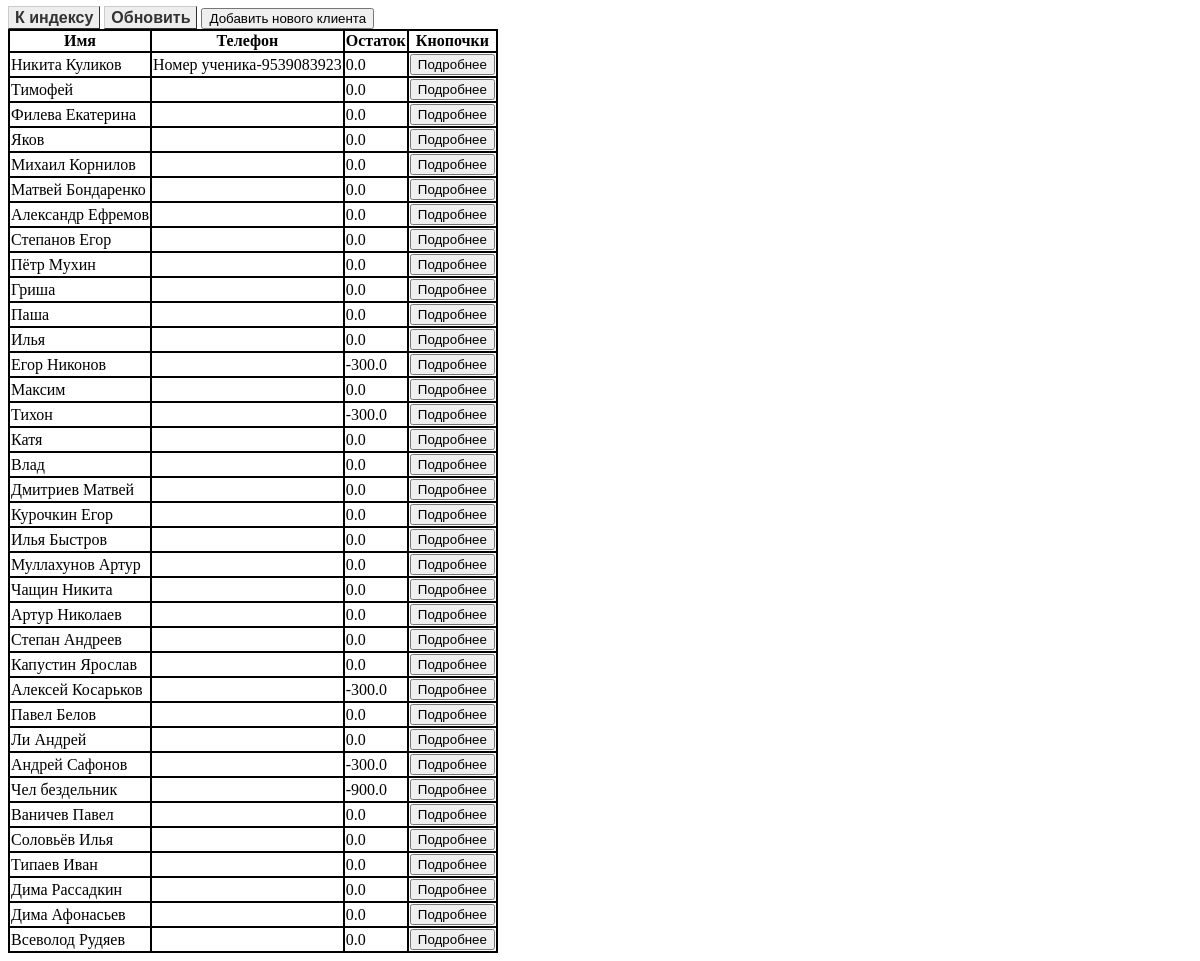
The page /CRM/clientsTab (signed in) on the database its author committed.
### newCRM/CRM/models.py (models this page shows, shortened)
class Client(models.Model):
    name = models.CharField(max_length=200)
    money = models.FloatField(default=0)
    active = models.BooleanField(default=True)

class Phone(models.Model):
    note = models.CharField(max_length=200)
    client = models.ForeignKey(Client,on_delete=models.CASCADE)
    phone = models.BigIntegerField()

### newCRM/CRM/views.py (the view)
# urls.py: path('CRM/clientsTab',views.CRM_clients,name = 'CRM_clients'),
def CRM_clients(request):
    if request.user.is_authenticated:
        user = request.user.username
    else:
        return HttpResponseRedirect(reverse('forbiden', args=()))
    data = [{'id':s.pk,
    'name':s.name,
    'phone':Phone.objects.filter(client = s),
    'money':s.money
    } for s in Client.objects.all()]
    template = loader.get_template('crm/simpleClients.html')
    context = {
        'username' : user,
        'data':data,
    }
    return HttpResponse(template.render(context, request))

### newCRM/CRM/templates/crm/simpleClients.html (shortened to what this page needs)
<!DOCTYPE html>
<html>
<head>
    {% load static %}
    <link rel="stylesheet" type="text/css" href="{% static 'crm/simpleStyle.css' %}">
</head>
<body>
    <a class = "button" href={%url 'index' %}>К индексу</a>
    <a class = "button" href={%url 'refreshClients' %}>Обновить</a>
    <button onclick="document.getElementById('newClient').classList.remove('hidden');">Добавить нового клиента</button>
    <table>
        <tr>
            <th>Имя</th>
            <th>Телефон</th>
            <th>Остаток</th>
            <th>Кнопочки</th>
        </tr>
        {%for student in data%}
        <tr>
            <td>{{student.name}}</td>
            <td>{%for phone in student.phone%}
                {{phone.note}}-{{phone.phone}}<br>
                {%endfor%}
            </td>
            <td>{{student.money}}</td>
            <td><a href="{% url 'client_card' student.id %}"><button>Подробнее</button></a></td>
        </tr>
        {%endfor%}
    </table>
</body>
</html>

### newCRM/CRM/static/crm/simpleStyle.css (style rules this page uses)
table { border-collapse: collapse; }
table td { border: 2px solid black; }
table th { border: 2px solid black; }
.button { font: bold 16px Arial; text-decoration: none; background-color: #EEEEEE; color: #333333; padding: 2px 6px 2px 6px; border-top: 1px solid #CCCCCC; border-right: 1px solid #333333; border-bottom: 1px solid #333333; border-left: 1px solid #CCCCCC; max-height: 50px; }

### rows shown on the page
Client: name "Никита Куликов", money "0.0"
Phone: note "Номер ученика", phone "9539083923"
Client: name "Тимофей", money "0.0"
Client: name "Филева Екатерина", money "0.0"
Client: name "Яков", money "0.0"
Client: name "Михаил Корнилов", money "0.0"
Client: name "Матвей Бондаренко", money "0.0"
Client: name "Александр Ефремов", money "0.0"
Client: name "Степанов Егор", money "0.0"
Client: name "Пётр Мухин", money "0.0"
Client: name "Гриша", money "0.0"
Client: name "Паша", money "0.0"
Client: name "Илья", money "0.0"
Client: name "Егор Никонов", money "-300.0"
Client: name "Максим", money "0.0"
Client: name "Тихон", money "-300.0"
Client: name "Катя", money "0.0"
Client: name "Влад", money "0.0"
Client: name "Дмитриев Матвей", money "0.0"
Client: name "Курочкин Егор", money "0.0"
Client: name "Илья Быстров", money "0.0"
Client: name "Муллахунов Артур", money "0.0"
Client: name "Чащин Никита", money "0.0"
Client: name "Артур Николаев", money "0.0"
Client: name "Степан Андреев", money "0.0"
Client: name "Капустин Ярослав", money "0.0"
Client: name "Алексей Косарьков", money "-300.0"
Client: name "Павел Белов", money "0.0"
Client: name "Ли Андрей", money "0.0"
Client: name "Андрей Сафонов", money "-300.0"
Client: name "Чел бездельник", money "-900.0"
Client: name "Ваничев Павел", money "0.0"
Client: name "Соловьёв Илья", money "0.0"
Client: name "Типаев Иван", money "0.0"
Client: name "Дима Рассадкин", money "0.0"
Client: name "Дима Афонасьев", money "0.0"
Client: name "Всеволод Рудяев", money "0.0"
